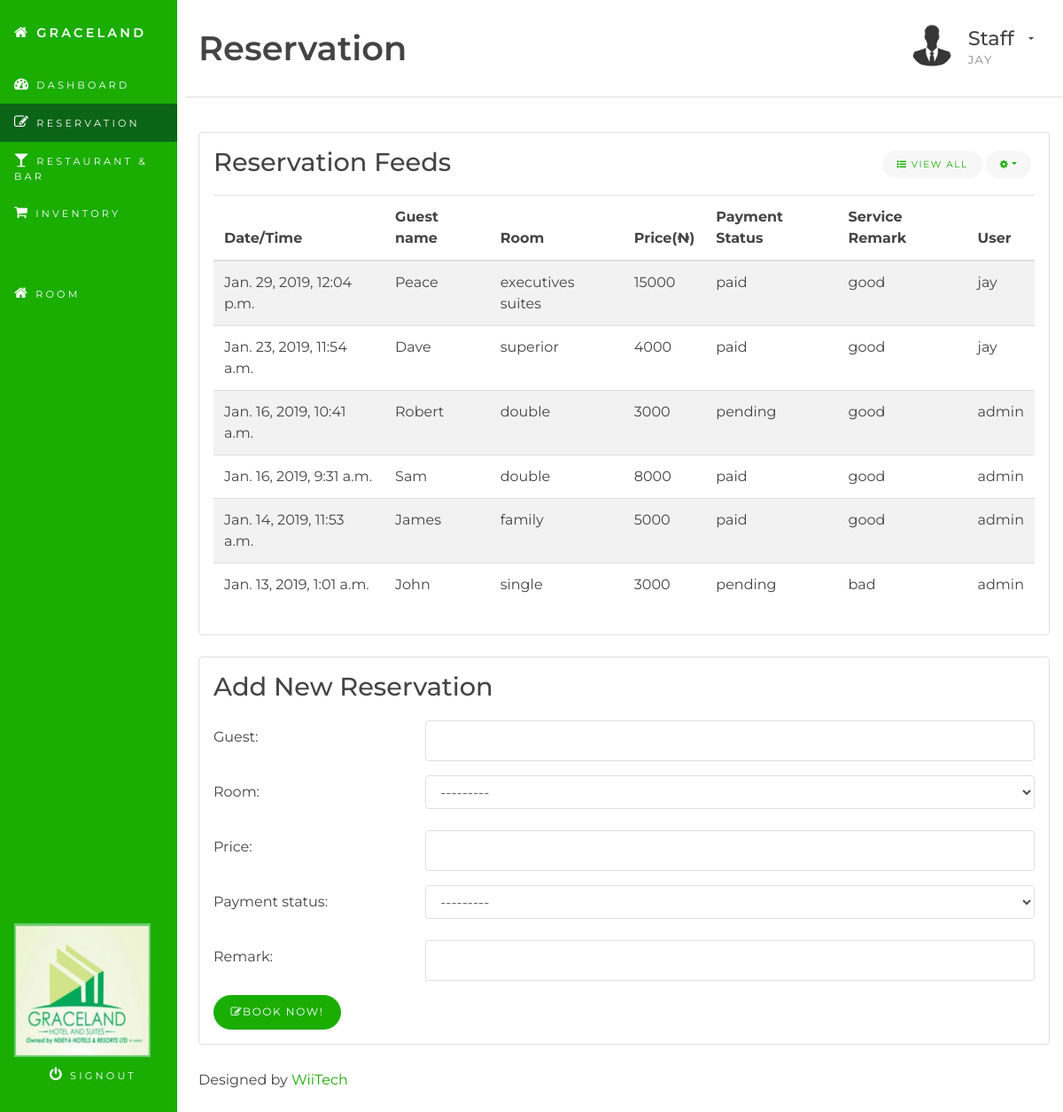
/reservation/ (signed in), run on an earlier commit of the app's database.
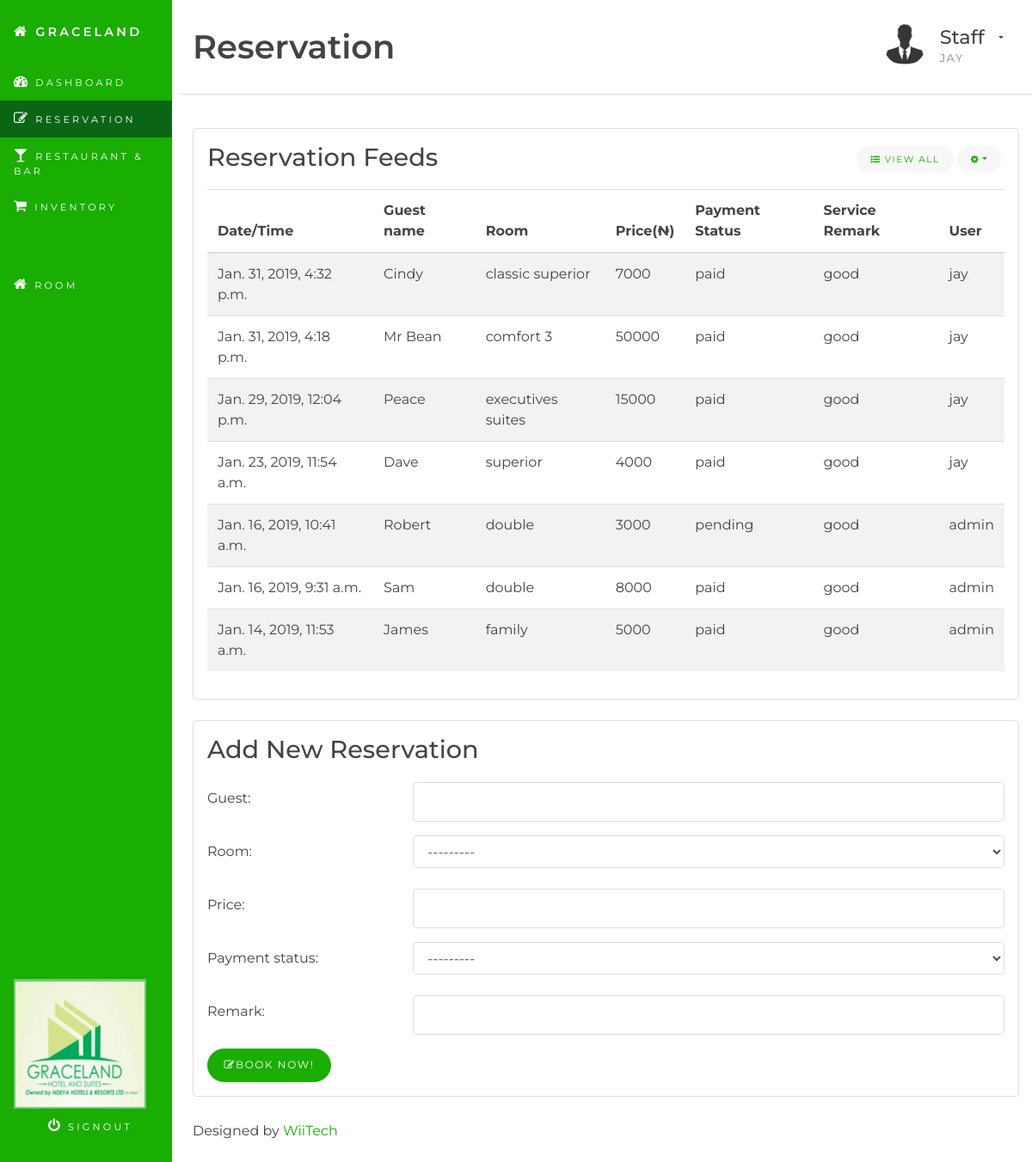
And on a later commit of the database.
### hms/models.py (models this page shows, shortened)
class Reservation(models.Model):
    ROOM_CHOICES = (
        ('comfort 1', 'Comfort 1'),
        ('comfort 2', 'Comfort 2'),
        ('comfort 3', 'Comfort 3'),
        ('standard', 'Standard'),
        ('superior', 'Superior'),
        ('standard superior', 'Standard Superior '),
        ('classic superior', 'Classic Superior'),
        ('executives suites', 'Executives Suites'),
    )
    PAYMENT_CHOICES = (
        ('paid', 'Paid'),
        ('pending', 'Pending'),
    )
    time = models.DateTimeField(auto_now_add=True)
    guest = models.CharField(max_length=100)
    room = models.CharField(max_length=20, choices=ROOM_CHOICES)
    price = models.IntegerField()
    payment_status = models.CharField(max_length=20, choices=PAYMENT_CHOICES)
    remark = models.CharField(max_length=100)
    user = models.ForeignKey(User, on_delete=models.CASCADE)
    class Meta:
        ordering = ('-time',)

### hms/views.py (the view, shortened to what this page needs)
# urls.py: path('reservation/', views.reservation, name='reservation'),
@login_required
def reservation(request):
    all_reservations = Reservation.objects.all()
    list_num = 7
    if all_reservations.count() >= list_num:
        few_reservations = []
        for i in range(list_num):
            few_reservations.append(all_reservations[i])
        all_reservations = few_reservations
    form = ReservationForm()
    context = {
        'section': 'reservation',
        'form': form,
        'all_reservations': all_reservations,
    }
    return render(request, 'hms/reservation.html', context)

### hms/forms.py
class ReservationForm(forms.ModelForm):
    class Meta:
        model = Reservation
        exclude = ('time', 'user')
    def __init__(self, *args, **kwargs):
        super(ReservationForm, self).__init__(*args, **kwargs)
        for fname, f in self.fields.items():
            f.widget.attrs['class'] = 'form-control'

### hms/templates/hms/reservation.html (shortened to what this page needs)
{% extends 'base.html' %}
{% block content %}
<div class="container-fluid" id="wrapper">
	<div class="row">
		<main class="col-xs-12 col-sm-8 col-lg-9 col-xl-10 pt-3 pl-4 ml-auto">
			{% include 'hms/reservation/reservation_head.html' %}
			<section class="row">
				<div class="col-sm-12">
					{% include 'hms/reservation/reservation_display.html' %}
					{% include 'hms/reservation/reservation_form.html' %}
					{% include 'hms/footer.html' %}
				</div>
			</section>
		</main>
	</div>
</div>
{% endblock content %}

### hms/templates/base.html (shortened to what this page needs)
{% load staticfiles %}
<!DOCTYPE html>
<html>
<head>
    <link href="{% static 'dist/css/bootstrap.min.css' %}" rel="stylesheet">
    <link href="{% static 'css/font-awesome.css' %}" rel="stylesheet">
	<link href="{% static 'css/style.css' %}" rel="stylesheet">
	<link href="{% static 'css/main.css' %}" rel="stylesheet">
</head>
<body>
    <nav class="sidebar col-xs-12 col-sm-4 col-lg-3 col-xl-2">
        <h1 class="site-title"><a href="{% url 'dashboard' %}"><em class="fa fa-home"></em> Graceland</a></h1>
        <ul class="nav nav-pills flex-column sidebar-nav">
            {% if request.user.is_authenticated %}
                <li class="nav-item">
                    <a {% if section == "dashboard" %} class="nav-link active" {% else %} class="nav-link" {% endif %} href="{% url 'dashboard' %}">
                        <em class="fa fa-dashboard"></em> Dashboard <span class="sr-only">(current)</span>
                    </a>
                </li>
                <li class="nav-item">
                    <a {% if section == "reservation" %} class="nav-link active" {% else %} class="nav-link" {% endif %} href="{% url 'reservation' %}">
                        <em class="fa fa-edit"></em> Reservation
                    </a>
                </li>
                <li class="nav-item">
                    <a {% if section == "restandbar" %} class="nav-link active" {% else %} class="nav-link" {% endif %} href="{% url 'restandbar' %}">
                        <em class="fa fa-glass"></em> Restaurant & Bar
                    </a>
                </li>
                <li class="nav-item">
                    <a {% if section == "inventory" %} class="nav-link active"{% else %} class="nav-link" {% endif %} href="{% url 'inventory' %}">
                        <em class="fa fa-shopping-cart"></em> Inventory
                    </a>
                </li>
                <li class="nav-item mt-5">
                    <a class="nav-link" href=""><em class="fa fa-home"></em> Room</a>
                </li>
            {% endif %}
        </ul>
        <a href="" class="logo"><img src="{% static "images/logo.png" %}" alt="logo"></a>
        <a href="{% url "logout" %}" class="logout-button"><em class="fa fa-power-off"></em> Signout</a>
    </nav>
    {% block content %}
    {% endblock content %}
</body>
</html>

### hms/templates/hms/reservation/reservation_head.html (shortened to what this page needs)
<header class="page-header row justify-center">
    <div class="col-md-6 col-lg-8" >
        <h1 class="float-left text-center text-md-left">Reservation</h1>
    </div>
    <div class="dropdown user-dropdown col-md-6 col-lg-4 text-center text-md-right"><a class="btn btn-stripped dropdown-toggle" href="#" id="dropdownMenuLink" data-toggle="dropdown" aria-haspopup="true" aria-expanded="false">
        <img src="../static/images/profile-pic.jpg" alt="profile photo" class="circle float-left profile-photo" width="50" height="auto">
        <div class="username mt-1">
            <h4 class="mb-1">Staff</h4>
            <h6 class="text-muted">{{ request.user }}</h6>
        </div>
        </a>
    </div>
</header>

### hms/templates/hms/reservation/reservation_display.html (shortened to what this page needs)
<section class="row">
    <div class="col-md-12 col-lg-12">
        <div class="card mb-4">
            <div class="card-block">
                <h3 class="card-title">Reservation Feeds</h3>
                <div class="dropdown card-title-btn-container">
                    <button class="btn btn-sm btn-subtle" type="button"><em class="fa fa-list-ul"></em> View All</button>
                    <button class="btn btn-sm btn-subtle dropdown-toggle" type="button" data-toggle="dropdown" aria-haspopup="true" aria-expanded="false"><em class="fa fa-cog"></em></button>
                </div>
                <div class="table-responsive">
                    <table class="table table-striped">
                        <thead>
                            <tr>
                                <th>Date/Time</th>
                                <th>Guest name</th>
                                <th>Room</th>
                                <th>Price(&#8358)</th>
                                <th>Payment Status</th>
                                <th>Service Remark</th>
                                <th>User</th>
                            </tr>
                        </thead>
                        <tbody>
                            {% for reservation in all_reservations %}
                                <tr>
                                    <td>{{ reservation.time }}</td>
                                    <td>{{ reservation.guest }}</td>
                                    <td>{{ reservation.room }}</td>
                                    <td>{{ reservation.price }}</td>
                                    <td>{{ reservation.payment_status }}</td>
                                    <td>{{ reservation.remark }}</td>
                                    <td>{{ reservation.user }}</td>
                                </tr>
                            {% endfor %}
                        </tbody>
                    </table>
                </div>
            </div>
        </div>
    </div>
</section>

### hms/templates/hms/reservation/reservation_form.html (shortened to what this page needs)
<section class="row">
    <div class="col-12">
        <div class="card mb-4">
            <div class="card-block">
                <h3 class="card-title">Add New Reservation</h3>
                <form class="form" action="." method="post">
                    {% for field in form %}
                    <div class="form-group row">
                        <label class="col-md-3 col-form-label">{{ field.label_tag }}</label>
                        <div class="col-md-9">
                            {{ field }}
                        </div>
                    </div>
                    {% endfor %}
                    <button type="submit" class="btn btn-md btn-primary"><span class="fa fa-edit"></span>Book Now!</button>
                </form>
            </div>
        </div>
    </div>
</section>

### hms/templates/hms/footer.html
<section class="row">
    <div class="col-12 mt-1 mb-4">Designed by <a href="https://www.wiitechservices.com">WiiTech</a></div>
</section>

### hms/static/css/style.css (style rules this page uses)
body { background-color: #ffffff; font-family: "Montserrat", "Helvetica Neue", Helvetica, Arial, sans-serif; font-size: 1rem; color: #444444; }
h1, h2 { font-family: "Montserrat", "Helvetica Neue", Helvetica, Arial, sans-serif; padding-bottom: 1.2rem; border-bottom: 1px solid #dfdfdf; }
h3, h4, h5, h6 { font-family: "Montserrat", "Helvetica Neue", Helvetica, Arial, sans-serif; }
a, a:visited { color: #1aad02; }
.nav-pills .nav-item.show .nav-link, .nav-pills .nav-link.active { background-color: #1aad02; }
h1 { font-family: "Montserrat", "Helvetica Neue", Helvetica, Arial, sans-serif; font-size: 2.4rem; font-weight: 600; }
h3 { font-family: "Montserrat", "Helvetica Neue", Helvetica, Arial, sans-serif; font-size: 1.8rem; font-weight: 500; }
h4 { font-family: "Montserrat", "Helvetica Neue", Helvetica, Arial, sans-serif; font-size: 1.4rem; font-weight: 500; }
h6 { font-family: "Montserrat", "Helvetica Neue", Helvetica, Arial, sans-serif; font-size: .8rem; letter-spacing: .1rem; font-weight: 500; text-transform: uppercase; }
.justify-center { display: flex; align-items: center; justify-content: center; }
.text-muted { color: #a0a0a0 !important; }
.circle { border-radius: 499rem; }
.btn-primary, .btn-primary.disabled, .btn-primary:disabled, .btn-outline-primary:hover, .btn-outline-primary:active, .btn-outline-primary.active, .show > .btn-outline-primary.dropdown-toggle, .card-primary, .page-item.active .page-link, .list-group-item.active { background-color: #1aad02 !important; border-color: #1aad02 !important; }
.nav-pills .nav-link.active, .badge-primary[href]:focus, .badge-primary[href]:hover, a.bg-primary:focus, a.bg-primary:hover { background-color: #0b6516 !important; }
.btn-primary, .btn-primary:hover, .btn-primary:focus, .btn-primary:active { color: #ffffff !important; background-color: #1aad02; border-color: #1aad02; }
.btn { border-radius: 499rem; text-transform: uppercase; letter-spacing: .1rem; font-size: .75rem; padding: .6rem 1.15rem; cursor: pointer; }
.btn-sm { font-size: .65rem; padding: .5rem 1rem; }
.btn-md { font-size: .75rem; padding: .6rem 1.15rem; }
.btn-subtle { border: none; background: #f7f7f7; color: #1aad02; -webkit-appearance: none; cursor: pointer; }
.btn-stripped { border: none; background: none !important; color: #444444 !important; -webkit-appearance: none; cursor: pointer; }
.dropdown a { color: #444444; }
.sidebar { position: fixed; top: 0; bottom: 0; left: 0; padding: 20px; padding-left: 0; padding-right: 0; z-index: 1000; overflow-x: hidden; overflow-y: auto; background: #1aad02; }
.sidebar a { color: #ffffff; text-transform: uppercase; font-size: .7rem; letter-spacing: .2rem; padding: .75rem 1rem; }
.sidebar em { font-size: 1rem; }
.sidebar h1 { color: #ffffff; border: none; font-size: 0.9rem; padding: 0rem 1rem; text-transform: uppercase; letter-spacing: .2rem; }
.sidebar .site-title { margin-top: .5rem; margin-bottom: 1.75rem; }
.sidebar .site-title a { font-size: .9rem; padding-left: 0; padding-right: 0; cursor: pointer; }
.sidebar .nav { margin-bottom: 20px; }
.sidebar .nav-item { width: 100%; }
.sidebar .nav-item + .nav-item { margin-left: 0; }
.sidebar .nav-link { border-radius: 0; }
.sidebar .logout-button { position: absolute; bottom: 20px; left: 20px; width: 85%; text-align: center; border-radius: .3rem; }
.card { background-color: #ffffff; border: 1px solid #dfdfdf; }
.card-block { padding: 1rem; }
.card-title { padding-bottom: .25rem; margin-bottom: 1rem; }
.card-title-btn-container { position: absolute; top: 1.25rem; right: 1.25rem; list-style: none; }
.page-header { font-family: "Montserrat", "Helvetica Neue", Helvetica, Arial, sans-serif; margin-top: 0rem; margin-bottom: 2.4rem; padding-bottom: 1rem; border-bottom: 1px solid #dfdfdf; height: auto; }
.page-header h1 { display: inline; border: none; padding: 0; margin-top: 0; margin-bottom: 0; width: 100%; }
.profile-photo { border-radius: 499rem; float: left; }
.username { float: left; text-align: left; margin: 0 0 0 1rem; }
.username h1, .username h2, .username h3, .username h4 { margin-bottom: 0; text-transform: none !important; letter-spacing: 0 !important; }
.user-dropdown .dropdown-toggle::after { margin-top: 1rem; margin-left: 1rem; }
.form-control { border: 1px solid #dfdfdf; background-color: #ffffff; box-shadow: none; }
input.form-control { height: 46px; }
table, td, tr, th, thead { border-color: #dfdfdf !important; }

### hms/static/css/main.css (style rules this page uses)
.logo { position: absolute; bottom: 50px; width: 50px;; }

What changed in the data, as far as the page shows it:
no longer on this page (row unchanged): Reservation: time "Jan. 13, 2019, 1:01 a.m.", guest "John", room "single", price "3000", payment_status "pending", remark "bad", user "admin"
added Reservation: time "Jan. 31, 2019, 4:32 p.m.", guest "Cindy", room "classic superior", price "7000", payment_status "paid", remark "good", user "jay"
added Reservation: time "Jan. 31, 2019, 4:18 p.m.", guest "Mr Bean", room "comfort 3", price "50000", payment_status "paid", remark "good", user "jay"
